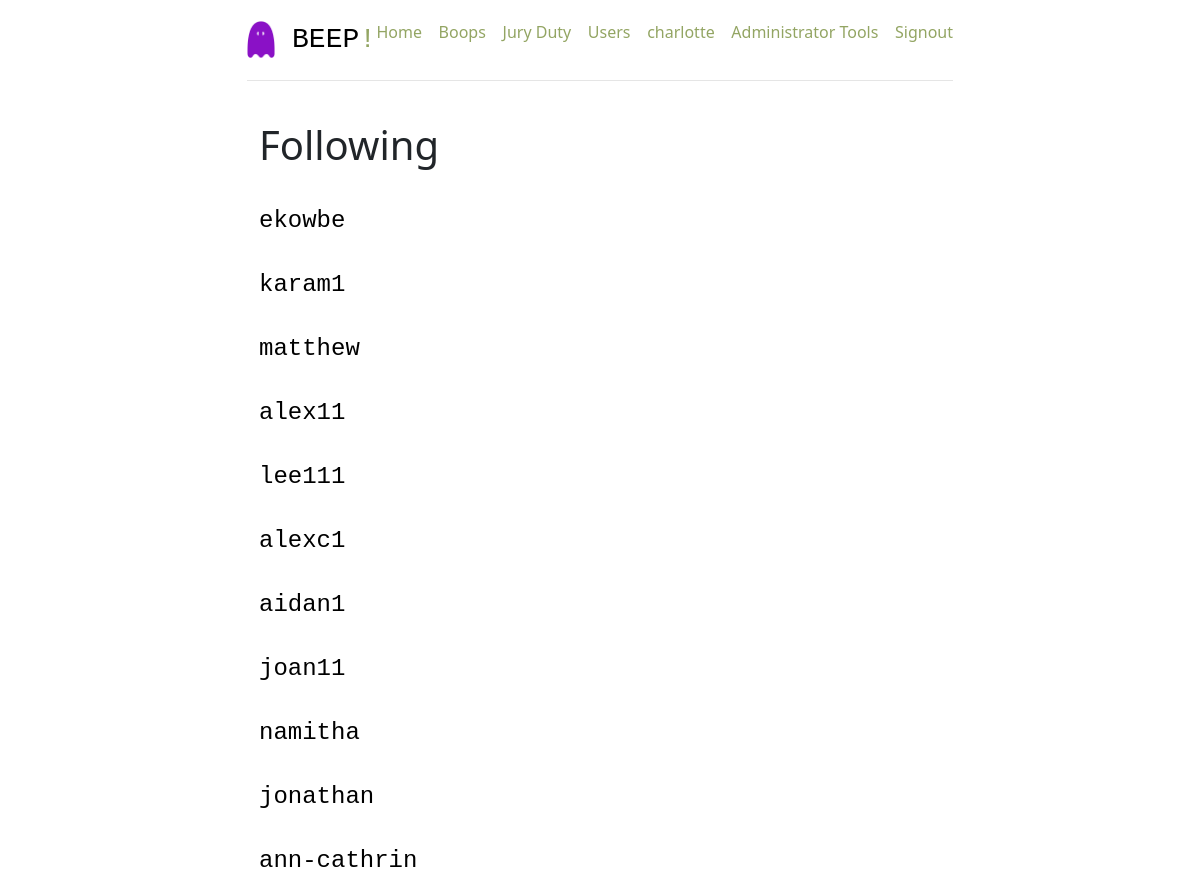
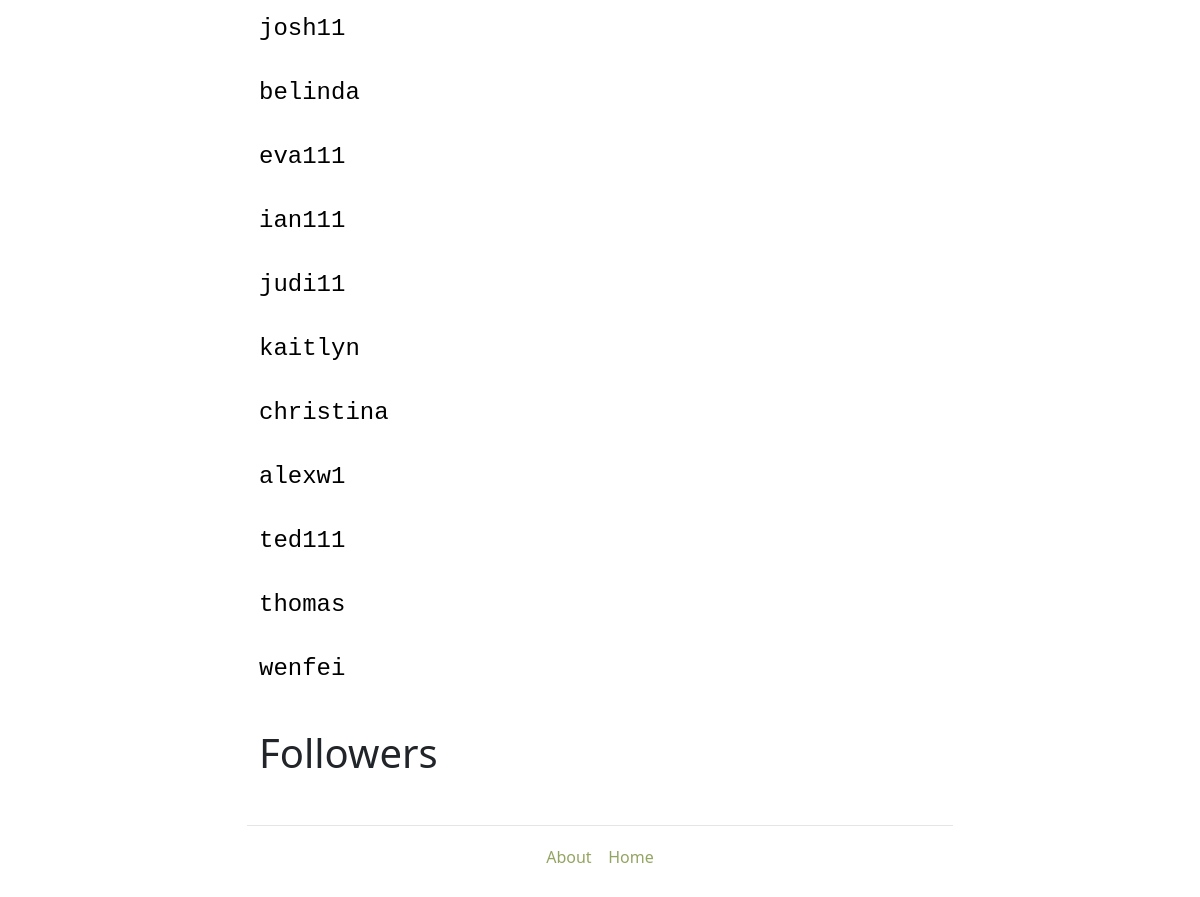
Screenshot of /users/followers (signed in) with the database file from the repository (2 pictures, top to bottom).
### project/models.py (models this page shows, shortened)
class User(db.Model):
    __tablename__ = 'users'
    id = db.Column(db.Integer, primary_key=True)
    name = db.Column(db.String, unique=True, nullable=False)
    email = db.Column(db.String, unique=True, nullable=False)
    password = db.Column(db.String, nullable=False)
    jury = db.Column(db.String, nullable=False, default=False)
    tweets = db.relationship('Tweet', back_populates='poster')
    role = db.Column(db.String, default='user')
    comments = db.relationship('Comment', back_populates='poster', passive_deletes=True)
    changes = db.relationship('Change', back_populates='poster', passive_deletes=True)
    likes = db.relationship('Like', back_populates='liker', passive_deletes=True)
    upvotes = db.relationship('Upvote', back_populates='upvoter', passive_deletes=True)
    downvotes = db.relationship('Downvote', back_populates='downvoter', passive_deletes=True)
    discussion_comments = db.relationship('Discussion_Comment', back_populates='poster')
    replies = db.relationship('Reply', back_populates='poster', passive_deletes=True)
    @classmethod
    def is_following(cls, who_id, whom_id):
        whom_ids = db.session.query(Follower.whom_id).filter_by(who_id=who_id).all()
        whom_ids = [i[0] for i in whom_ids]
        if whom_id in whom_ids:
            return True
        else:
            return False

### project/users/views.py (the view)
@users_blueprint.route('/users/followers')
@login_required
def followers():
    users = db.session.query(User).all()
    return render_template('followers.html', users=users)

### project/users/views.py (called while the page is built)
def login_required(test):
    @wraps(test)
    def wrap(*args, **kwargs):
        if 'logged_in' in session:
            return test(*args, **kwargs)
        else:
            flash('You need to login first')
            return (redirect(url_for('users.login')))
    return wrap

### project/templates/followers.html (shortened to what this page needs)
{% extends '_base.html' %}
{% block content %}
<div class="row marketing">
    <h1>Following</h1>
    {% for user in users %}
    {% if user.is_following(session.user_id, user.id): %}
    <div class="media">
        <div class="media-left">
        </div>
        <div class="media-body">
            <h4 class="media-heading">{{ user.name }}
        </div>
    </div>
    {% endif %}
    {% endfor %}
</div>
<div class="row marketing">
    <h1>Followers</h1>
</div>
{% endblock content %}

### project/templates/_base.html (shortened to what this page needs)
<!DOCTYPE html>
<html lang="en">
<head>
  <link href="{{ url_for('static', filename='css/main.css' )}}" rel="stylesheet">
  <link href="{{ url_for('static', filename='css/bootstrap.min.css' )}}" rel="stylesheet">
  <link href="{{ url_for('static', filename='css/ie10-viewport-bug-workaround.css' )}}" rel="stylesheet">
  <link href="{{ url_for('static', filename='css/jumbotron-narrow.css' )}}" rel="stylesheet">
</head>
<body>
  <div class="container">
    <div class="header clearfix">
      <nav>
        <ul class="nav nav-pills pull-right" style="float: right;">
          {% if session.logged_in %}
          <li><a href="/">Home</a></li>&nbsp;&nbsp;&nbsp;&nbsp;
          <li><a href="/tweets/">Boops</a></li>&nbsp;&nbsp;&nbsp;&nbsp;
          {% if session.jury == '1' %}
          <li><a href="/jury">Jury Duty</a></li>&nbsp;&nbsp;&nbsp;&nbsp;
          {% endif %}
          <li><a href="{{ url_for('users.all_users') }}">Users</a></li>&nbsp;&nbsp;&nbsp;&nbsp;
          <li><a href="{{ url_for('users.followers') }}">{{ session.name }}</a></li>&nbsp;&nbsp;&nbsp;&nbsp;
          {% if session.role == 'admin' %}
          <li><a href="/admin">Administrator Tools</a></li>&nbsp;&nbsp;&nbsp;&nbsp;
          {% endif %}
          {% endif %}
          {% if not session.logged_in %}
          {% block signin_form %}{% endblock signin_form %}
          {% else %}
          <li role=" presentation"><a href="{{ url_for('users.logout') }}">Signout</a></li>
          {% endif %}
        </ul>
      </nav>
      <h3><img src="../static/img/Beep_Logo.png" alt="Beep Logo" style="width: 4%; height: auto;"> BEEP<span class="exclamation">!</span></h3>
    </div>
    {% block content %}
    {% endblock content %}
    <footer class="footer">
      <p><a href="/about">About</a>&nbsp;&nbsp;&nbsp;&nbsp;<a href="/">Home</a></p>
    </footer>
  </div>
</body>
</html>

### project/static/css/jumbotron-narrow.css (style rules this page uses)
body { padding-top: 20px; padding-bottom: 20px; }
.header, .marketing, .footer { padding-right: 15px; padding-left: 15px; }
.header { padding-bottom: 20px; border-bottom: 1px solid #e5e5e5; }
.header h3 { margin-top: 0; margin-bottom: 0; line-height: 40px; color: black; font-family: 'Courier New'; }
img { width: 50%; height: auto; }
.footer { padding-top: 19px; color: #777; border-top: 1px solid #e5e5e5; text-align: center; }
@media (min-width: 768px) { .container { max-width: 730px; } }
.marketing { margin: 40px 0; }
@media screen and (min-width: 768px) { .header, .marketing, .footer { padding-right: 0; padding-left: 0; } }
@media screen and (min-width: 768px) { .header { margin-bottom: 30px; } }
a:link { color: #93a563; background-color: transparent; text-decoration: none; }
.exclamation { color: #93a563; font-family: 'Courier New', Courier, monospace; }
h4 { margin-top: 0; margin-bottom: 0; line-height: 40px; color: black; font-family: 'Courier New'; font-size: 20; }

### rows the page displays
User: name "charlotte"
User: name "ekowbe"
User: name "karam1"
User: name "matthew"
User: name "alex11"
User: name "lee111"
User: name "alexc1"
User: name "aidan1"
User: name "joan11"
User: name "namitha"
User: name "jonathan"
User: name "ann-cathrin"
User: name "josh11"
User: name "belinda"
User: name "eva111"
User: name "ian111"
User: name "judi11"
User: name "kaitlyn"
User: name "christina"
User: name "alexw1"
User: name "ted111"
User: name "thomas"
User: name "wenfei"
